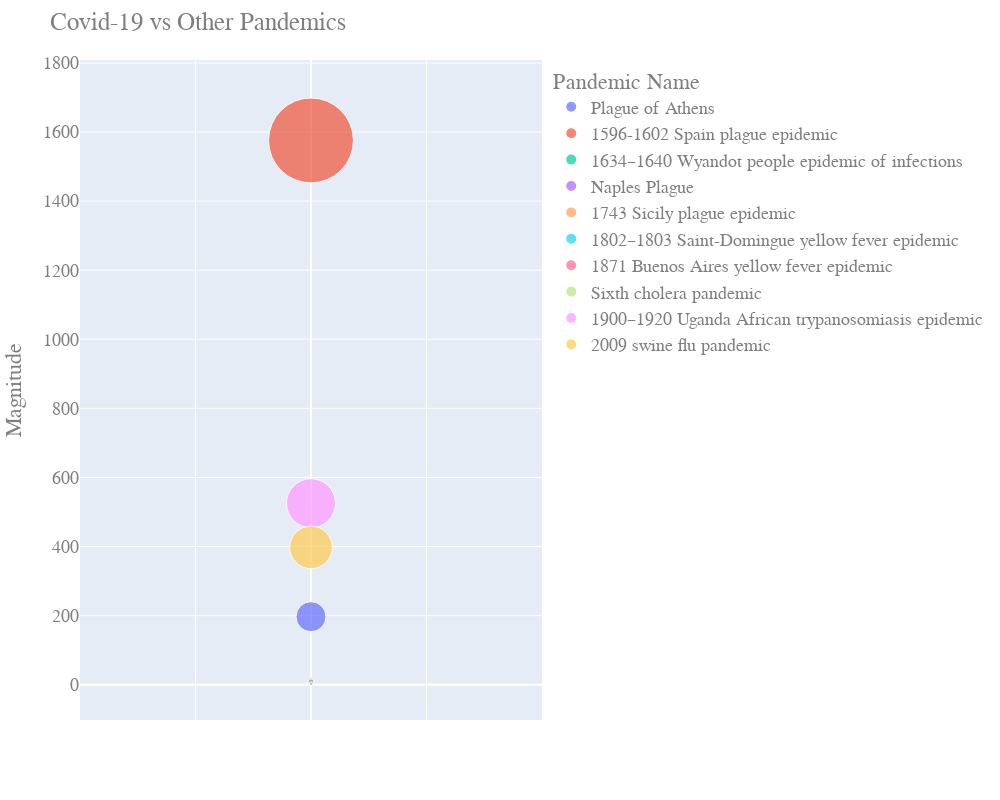

The code cell stored with this chart in its notebook:
### Code cell
#plotting data based on requirement
fig = px.scatter(df_magnitude, x="Axis", y="Magnitude", size="Death Count", color="Pandemic Name",
                 size_max=60,width=1000, height=1000)
fig.update_layout(
    height=800,
    title_text='Covid-19 vs Other Pandemics',
    yaxis_title="Magnitude",
     xaxis = go.XAxis(
        title = "",
        showticklabels=False),
    font=dict(family="Calibri, monospace",size=18,color="#7f7f7f")
)
fig.show()

### Figure 1 — Plotly figure (JSON) as saved in the notebook; plotly's stock layout.template omitted (floating-point values rounded to 4 significant figures)
{"data": [{"hoverlabel": {"namelength": 0}, "hovertemplate": "Pandemic Name=Plague of Athens<br>Axis=%{x}<br>Magnitude=%{y}<br>Death Count=%{marker.size}", "legendgroup": "Plague of Athens", "marker": {"color": "#636efa", "size": [75100000], "sizemode": "area", "sizeref": 166900.0, "symbol": "circle"}, "mode": "markers", "name": "Plague of Athens", "showlegend": true, "type": "scatter", "x": [0], "xaxis": "x", "y": [197.0], "yaxis": "y"}, {"hoverlabel": {"namelength": 0}, "hovertemplate": "Pandemic Name=1596-1602 Spain plague epidemic<br>Axis=%{x}<br>Magnitude=%{y}<br>Death Count=%{marker.size}", "legendgroup": "1596-1602 Spain plague epidemic", "marker": {"color": "#EF553B", "size": [600700000], "sizemode": "area", "sizeref": 166900.0, "symbol": "circle"}, "mode": "markers", "name": "1596-1602 Spain plague epidemic", "showlegend": true, "type": "scatter", "x": [0], "xaxis": "x", "y": [1576.0], "yaxis": "y"}, {"hoverlabel": {"namelength": 0}, "hovertemplate": "Pandemic Name=1634–1640 Wyandot people epidemic of infections<br>Axis=%{x}<br>Magnitude=%{y}<br>Death Count=%{marker.size}", "legendgroup": "1634–1640 Wyandot people epidemic of infections", "marker": {"color": "#00cc96", "size": [1525000], "sizemode": "area", "sizeref": 166900.0, "symbol": "circle"}, "mode": "markers", "name": "1634–1640 Wyandot people epidemic of infections", "showlegend": true, "type": "scatter", "x": [0], "xaxis": "x", "y": [4.0], "yaxis": "y"}, {"hoverlabel": {"namelength": 0}, "hovertemplate": "Pandemic Name=Naples Plague<br>Axis=%{x}<br>Magnitude=%{y}<br>Death Count=%{marker.size}", "legendgroup": "Naples Plague", "marker": {"color": "#ab63fa", "size": [1250000], "sizemode": "area", "sizeref": 166900.0, "symbol": "circle"}, "mode": "markers", "name": "Naples Plague", "showlegend": true, "type": "scatter", "x": [0], "xaxis": "x", "y": [3.279], "yaxis": "y"}, {"hoverlabel": {"namelength": 0}, "hovertemplate": "Pandemic Name=1743 Sicily plague epidemic<br>Axis=%{x}<br>Magnitude=%{y}<br>Death Count=%{marker.size}", "legendgroup": "1743 Sicily plague epidemic", "marker": {"color": "#FFA15A", "size": [4050000], "sizemode": "area", "sizeref": 166900.0, "symbol": "circle"}, "mode": "markers", "name": "1743 Sicily plague epidemic", "showlegend": true, "type": "scatter", "x": [0], "xaxis": "x", "y": [10.62], "yaxis": "y"}, {"hoverlabel": {"namelength": 0}, "hovertemplate": "Pandemic Name=1802–1803 Saint-Domingue yellow fever epidemic<br>Axis=%{x}<br>Magnitude=%{y}<br>Death Count=%{marker.size}", "legendgroup": "1802–1803 Saint-Domingue yellow fever epidemic", "marker": {"color": "#19d3f3", "size": [2955000], "sizemode": "area", "sizeref": 166900.0, "symbol": "circle"}, "mode": "markers", "name": "1802–1803 Saint-Domingue yellow fever epidemic", "showlegend": true, "type": "scatter", "x": [0], "xaxis": "x", "y": [7.751], "yaxis": "y"}, {"hoverlabel": {"namelength": 0}, "hovertemplate": "Pandemic Name=1871 Buenos Aires yellow fever epidemic<br>Axis=%{x}<br>Magnitude=%{y}<br>Death Count=%{marker.size}", "legendgroup": "1871 Buenos Aires yellow fever epidemic", "marker": {"color": "#FF6692", "size": [1326200], "sizemode": "area", "sizeref": 166900.0, "symbol": "circle"}, "mode": "markers", "name": "1871 Buenos Aires yellow fever epidemic", "showlegend": true, "type": "scatter", "x": [0], "xaxis": "x", "y": [3.479], "yaxis": "y"}, {"hoverlabel": {"namelength": 0}, "hovertemplate": "Pandemic Name=Sixth cholera pandemic<br>Axis=%{x}<br>Magnitude=%{y}<br>Death Count=%{marker.size}", "legendgroup": "Sixth cholera pandemic", "marker": {"color": "#B6E880", "size": [800000], "sizemode": "area", "sizeref": 166900.0, "symbol": "circle"}, "mode": "markers", "name": "Sixth cholera pandemic", "showlegend": true, "type": "scatter", "x": [0], "xaxis": "x", "y": [2.098], "yaxis": "y"}, {"hoverlabel": {"namelength": 0}, "hovertemplate": "Pandemic Name=1900–1920 Uganda African trypanosomiasis epidemic<br>Axis=%{x}<br>Magnitude=%{y}<br>Death Count=%{marker.size}", "legendgroup": "1900–1920 Uganda African trypanosomiasis epidemic", "marker": {"color": "#FF97FF", "size": [200300000], "sizemode": "area", "sizeref": 166900.0, "symbol": "circle"}, "mode": "markers", "name": "1900–1920 Uganda African trypanosomiasis epidemic", "showlegend": true, "type": "scatter", "x": [0], "xaxis": "x", "y": [525.4], "yaxis": "y"}, {"hoverlabel": {"namelength": 0}, "hovertemplate": "Pandemic Name=2009 swine flu pandemic<br>Axis=%{x}<br>Magnitude=%{y}<br>Death Count=%{marker.size}", "legendgroup": "2009 swine flu pandemic", "marker": {"color": "#FECB52", "size": [151575400], "sizemode": "area", "sizeref": 166900.0, "symbol": "circle"}, "mode": "markers", "name": "2009 swine flu pandemic", "showlegend": true, "type": "scatter", "x": [0], "xaxis": "x", "y": [397.6], "yaxis": "y"}], "layout": {"font": {"color": "#7f7f7f", "family": "Calibri, monospace", "size": 18}, "height": 800, "legend": {"itemsizing": "constant", "title": {"text": "Pandemic Name"}, "tracegroupgap": 0}, "margin": {"t": 60}, "title": {"text": "Covid-19 vs Other Pandemics"}, "width": 1000, "xaxis": {"anchor": "y", "domain": [0, 1], "showticklabels": false, "title": {"text": ""}}, "yaxis": {"anchor": "x", "domain": [0, 1], "title": {"text": "Magnitude"}}}}
